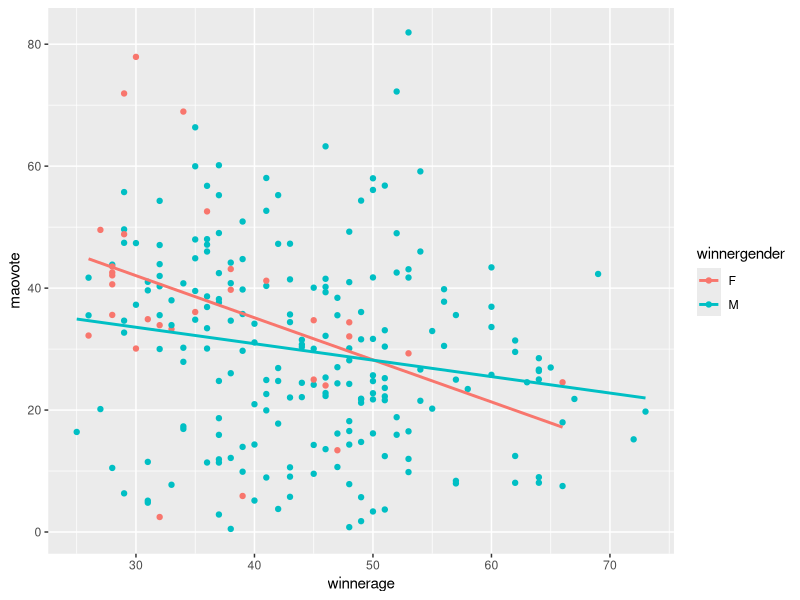
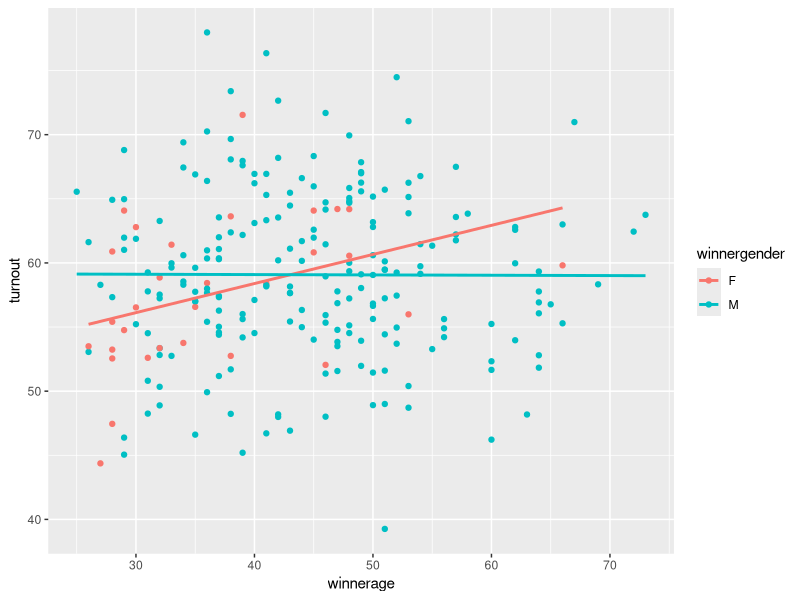
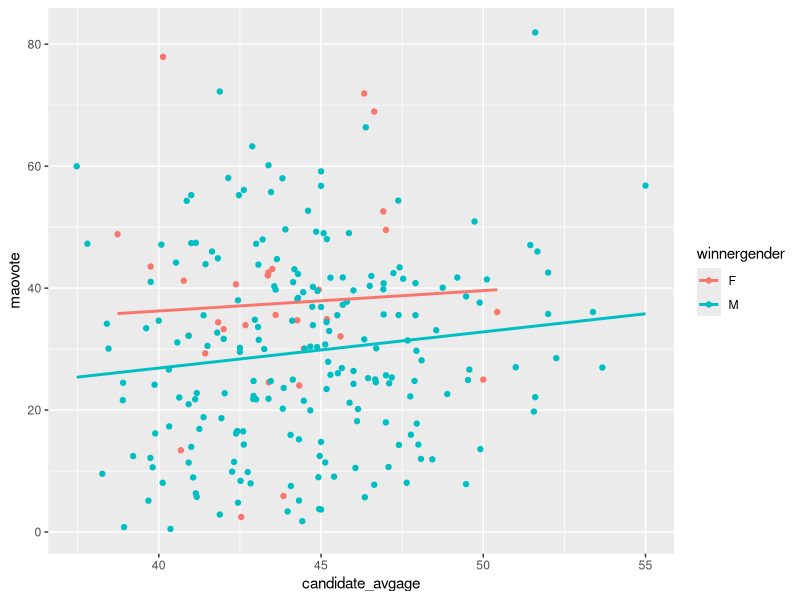
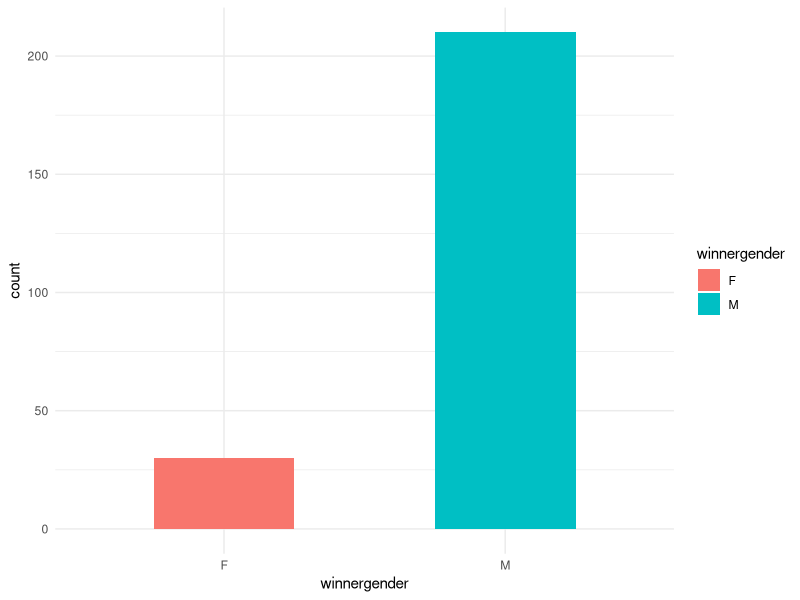
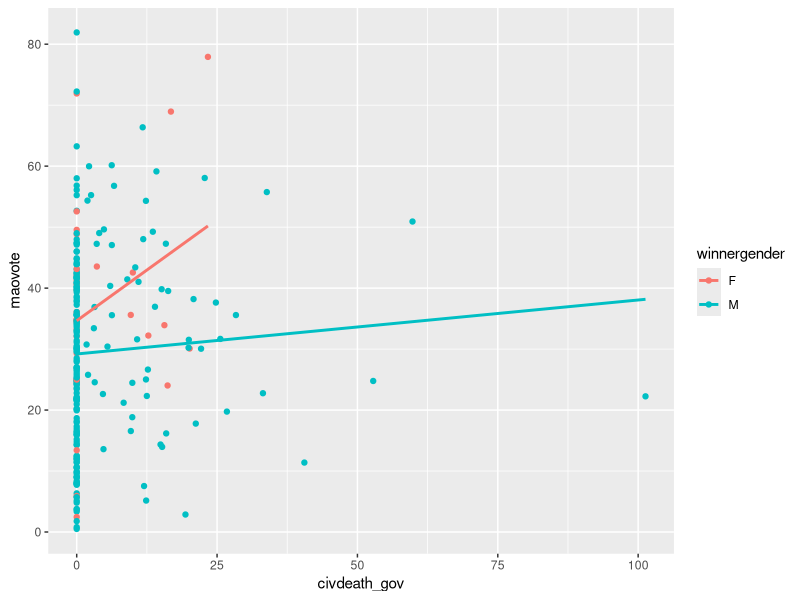
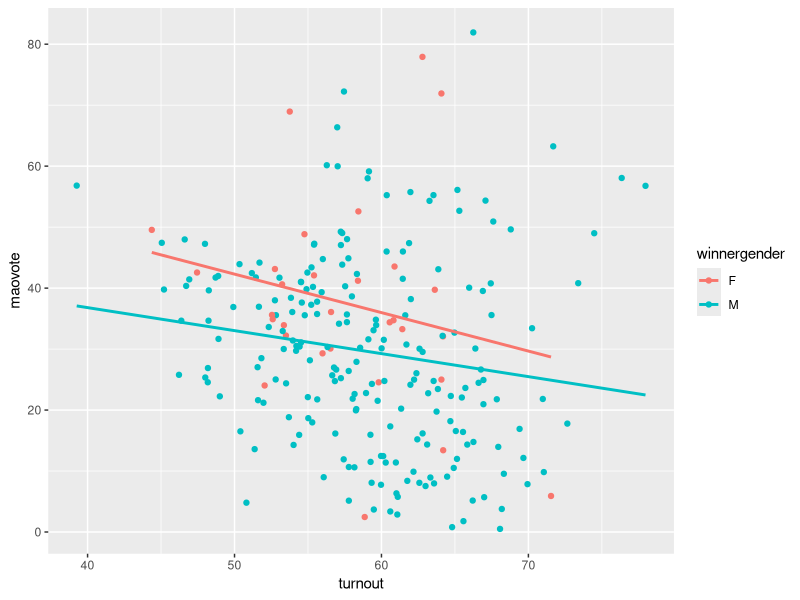

Write R code to recreate these figures, in order. (Note: this script raises an error after producing the figures.)
## ---- chunk 1
knitr::opts_chunk$set(
  collapse = TRUE,
  comment = "#>",
  warning = FALSE,
  message = FALSE
)
## ---- chunk 2
library(tidyverse)
library(kableExtra)
library(psych)

df = read.csv("completedata.csv")
kable(head(df))
## ---- chunk 3

df %>% summarise(civdeath_mao = mean(df$civdeath_mao), maodeath = mean(df$maodeath), winnerage = mean(df$winnerage))%>% tibble()

## ---- chunk 4
ggplot(df, aes(winnerage, maovote, colour = winnergender)) + 
  geom_point() + 
  geom_smooth(method=lm, se=FALSE)
## ---- chunk 5
ggplot(df, aes(winnerage, turnout, colour = winnergender)) + 
  geom_point() + 
  geom_smooth(method=lm, se=FALSE)
## ---- chunk 6
ggplot(df, aes(candidate_avgage, maovote, colour = winnergender)) + 
  geom_point() + 
  geom_smooth(method=lm, se=FALSE)
## ---- chunk 7
ggplot(df, aes(winnergender, fill=winnergender)) + 
  geom_bar(width = 0.5) + theme_minimal() 

## ---- chunk 8
ggplot(df, aes(civdeath_gov, maovote, colour = winnergender)) + 
  geom_point() + 
  geom_smooth(method=lm, se=FALSE)
## ---- chunk 9
ggplot(df, aes(turnout, maovote, colour = winnergender)) + 
  geom_point() + 
  geom_smooth(method=lm, se=FALSE)
## ---- chunk 10
ggplot(df, aes(x = winningparty, fill=winningparty)) + 
  geom_bar(width = 0.5) + theme_minimal() +
  scale_fill_manual(values = c("darkred", "grey", "orange", "orangered", "darkgreen" , "#ff8080" , "seagreen" , "firebrick" , "lightgrey" , "red"))+ 
  theme(axis.text=element_text(size=10)) 
## ---- chunk 11

df2 <- read.csv("partylistresults.csv")

# Extract the relevant columns containing the p values
p_values <- df2[, -(1:4)]  # Assuming the first column contains row identifiers, adjust if needed

# Function to calculate N for each row
calculate_N <- function(row) {
  sum_squares <- sum(row^2)
  N <- 1 / sum_squares
  return(N)
}

# Calculate N for each row
N_values <- apply(p_values, 1, calculate_N)

# Add N values to the original data frame
df2 <- cbind(df2[, 4], N = N_values)

# Print or export the resulting data frame with N values
kable(head(df2))


## ---- chunk 12
df3 <- read.csv("partylistresults.csv")
df3$N <- N_values
df4 <- read.csv("completedata.csv")

ggplot(df3, aes(df4$turnout, N, colour = df4$winnergender)) + 
  geom_point() + 
  geom_smooth(method=lm, se=FALSE) +
  theme(axis.text = element_text(size = 6)) + labs(title = "Effective Number of Parties and Turnout" , x = "Turnout" , y = "Effective Number of Parties")
